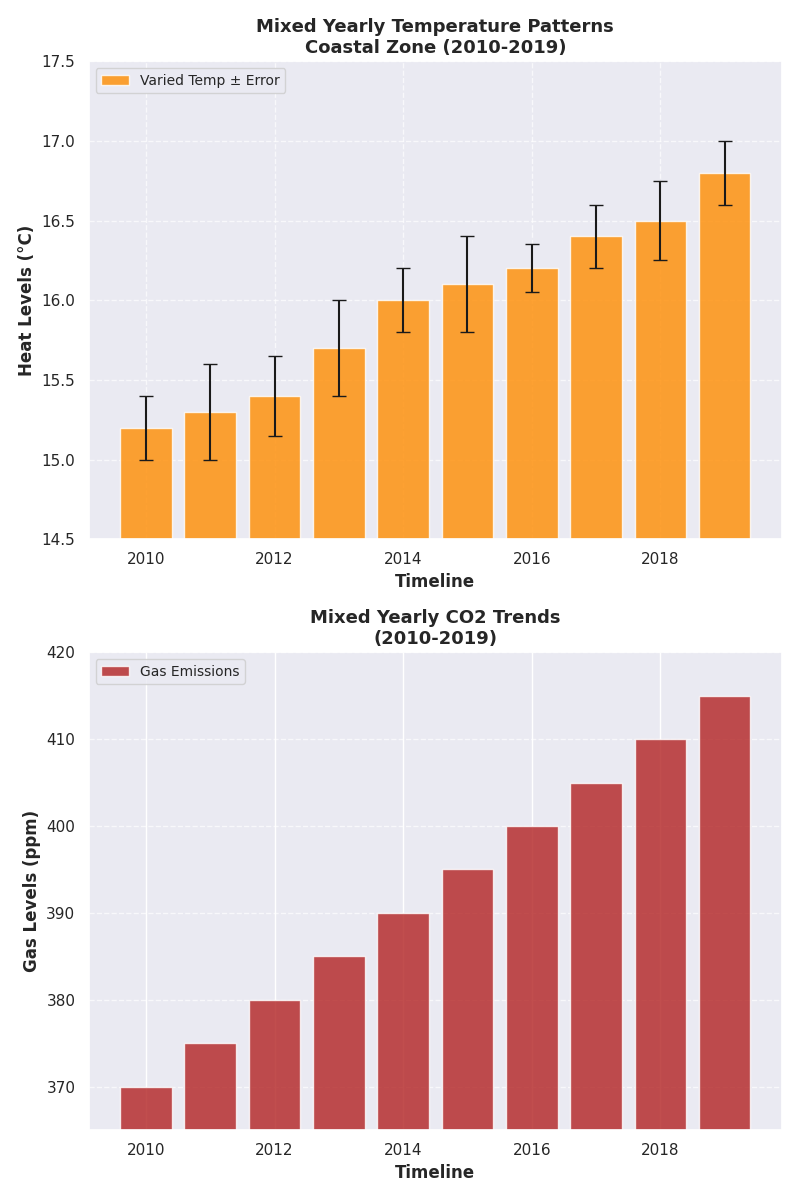

Reproduce this figure in Python.
import matplotlib.pyplot as plt
import numpy as np

# Data
years = np.arange(2010, 2020)
avg_temperatures = np.array([15.2, 15.3, 15.4, 15.7, 16.0, 16.1, 16.2, 16.4, 16.5, 16.8])
temperature_errors = np.array([0.2, 0.3, 0.25, 0.3, 0.2, 0.3, 0.15, 0.2, 0.25, 0.2])
co2_emissions = np.array([370, 375, 380, 385, 390, 395, 400, 405, 410, 415])

# Sort data
sorted_indices_temp = np.argsort(avg_temperatures)
sorted_years_temp = years[sorted_indices_temp]
sorted_avg_temperatures = avg_temperatures[sorted_indices_temp]
sorted_temperature_errors = temperature_errors[sorted_indices_temp]

sorted_indices_co2 = np.argsort(-co2_emissions)
sorted_years_co2 = years[sorted_indices_co2]
sorted_co2_emissions = co2_emissions[sorted_indices_co2]

# Create the figure and subplots
fig, (ax1, ax2) = plt.subplots(2, 1, figsize=(8, 12))

# Temperature plot
ax1.bar(sorted_years_temp, sorted_avg_temperatures, yerr=sorted_temperature_errors,
        color='darkorange', alpha=0.8, label='Varied Temp ± Error', capsize=5)
ax1.set_xlabel('Timeline', fontsize=12, fontweight='bold')
ax1.set_ylabel('Heat Levels (°C)', fontsize=12, fontweight='bold')
ax1.set_title('Mixed Yearly Temperature Patterns\nCoastal Zone (2010-2019)', fontsize=13, fontweight='bold')
ax1.grid(True, linestyle='--', alpha=0.7)
ax1.set_ylim(14.5, 17.5)
ax1.legend(loc='upper left', fontsize=10)

# CO2 emissions plot
ax2.bar(sorted_years_co2, sorted_co2_emissions, color='firebrick', alpha=0.8, label='Gas Emissions')
ax2.set_xlabel('Timeline', fontsize=12, fontweight='bold')
ax2.set_ylabel('Gas Levels (ppm)', fontsize=12, fontweight='bold')
ax2.set_title('Mixed Yearly CO2 Trends\n(2010-2019)', fontsize=13, fontweight='bold')
ax2.grid(True, linestyle='--', alpha=0.7, axis='y')
ax2.set_ylim(365, 420)
ax2.legend(loc='upper left', fontsize=10)

plt.tight_layout()
plt.show()
